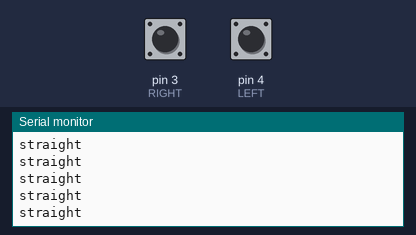
A sketch run on a simulated Arduino Uno, built with avr-gcc and run on an emulated ATmega328P. Parts: the last lines printed to the serial monitor. The test bench sets the inputs (shaded band); at power-on: pin 3 (RIGHT) HIGH, pin 4 (LEFT) HIGH.

Above: at 1.2 s.
1.3 s: pin 3 (RIGHT) pulled LOW for 0.15 s
4.4 s: pin 4 (LEFT) pulled LOW for 0.15 s
6.0 s: pin 3 (RIGHT) pulled LOW for 1 s
At 6.7 s:
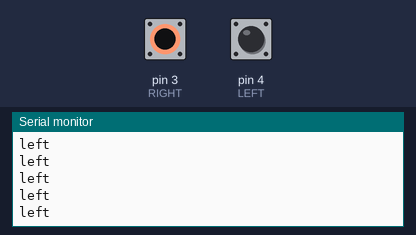
10.0 s: pin 4 (LEFT) pulled LOW for 3.2 s
At 10.9 s:
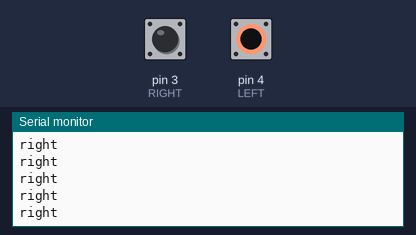

Measured:
- after the input at 6.0 s, the serial monitor: prints a new line after 0.07 s (image 1)
- after the input at 10.0 s, the serial monitor: prints a new line after 0.07 s (image 2)

The sketch:

line_trace_practice2.ino
```cpp
#define IN1R 5
#define IN2R 6
#define IN1L 7
#define IN2L 8
#define RIGHT 3
#define LEFT 4

void setup() {
  // put your setup code here, to run once:
  Serial.begin(9600);
  pinMode(RIGHT,INPUT);
  pinMode(LEFT,INPUT);
}

void loop() {
  // put your main code here, to run repeatedly:

  if(digitalRead(RIGHT)==LOW && digitalRead(LEFT)==LOW){
        Serial.print("stop\n");
    }else if(digitalRead(RIGHT)==LOW && digitalRead(LEFT)==HIGH){
        Serial.print("left\n");
    }else if(digitalRead(RIGHT)==HIGH && digitalRead(LEFT)==LOW){
        Serial.print("right\n");
    }else {
        Serial.print("straight\n");

    }


}
```
